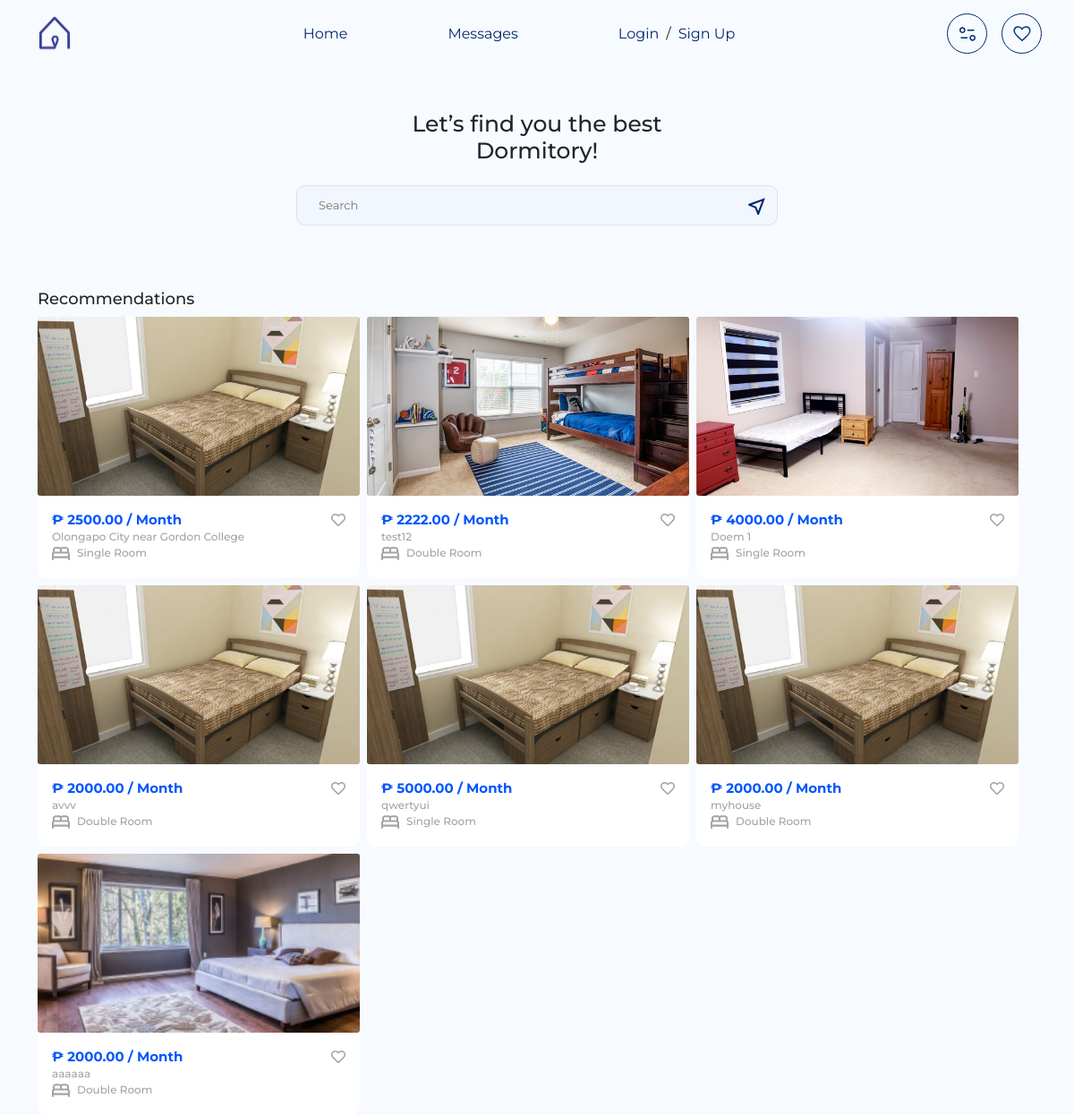
/, run on an earlier commit of the app's database.
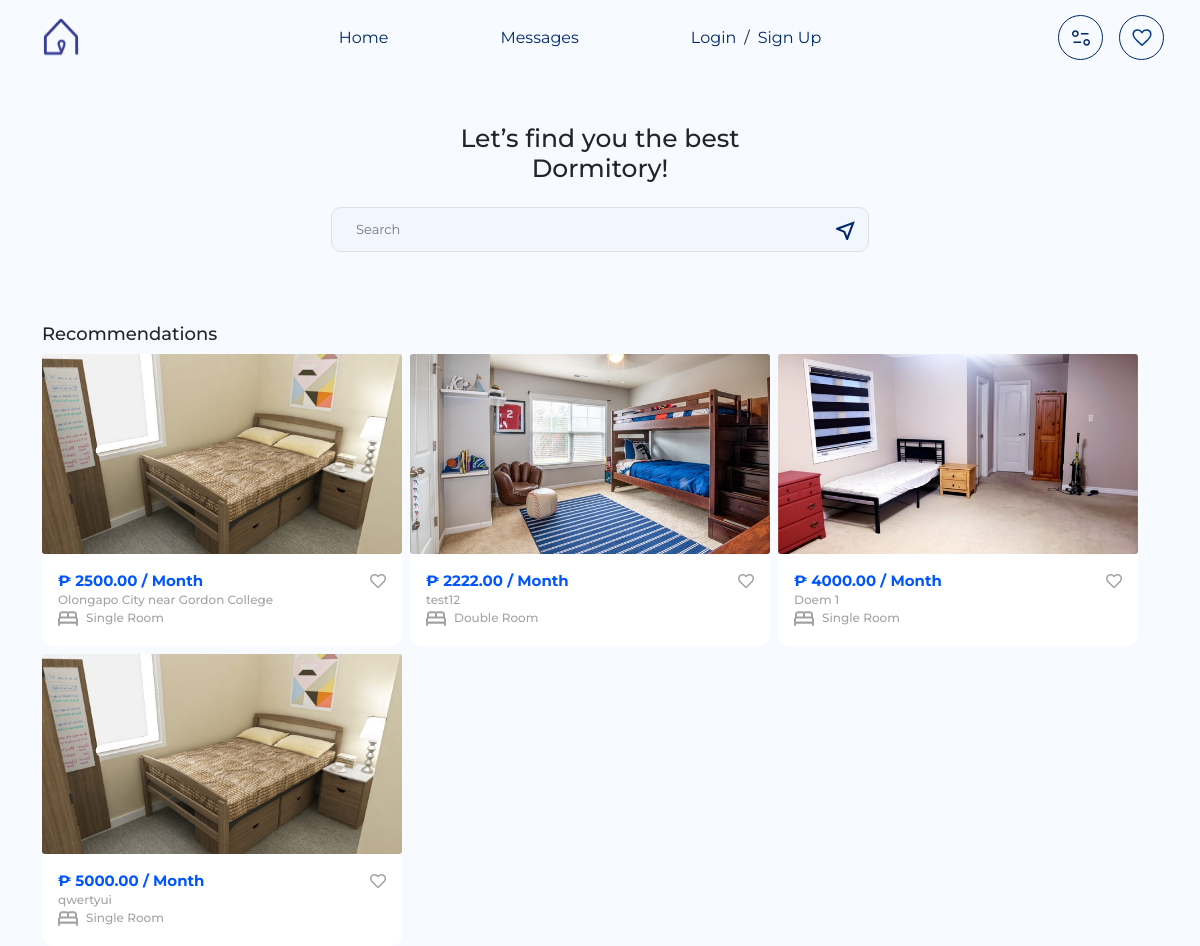
And on a later commit of the database.
### base/models.py (models this page shows, shortened)
class Dorm(models.Model):
    dromTypes=(
                ('Single Room','Single Room'),
                ('Double Room','Double Room'),
                ('Deluxe Room','Deluxe Room'),
                ('Apartment Style','Apartment Style')
                )
    placeTypes = (
        ('Single Room', 'Guests will have their own private space within a larger accommodation'),
        ('Shared Room', 'Guests will have their own private space within a larger accommodation'),
        ('Entire Place', 'Guests will have the whole place to themselves, offering privacy and freedom'),
    )
    name = models.CharField(max_length=255)
    type_of_dorm = models.CharField(max_length=255, choices=dromTypes)
    place_type = models.CharField(max_length=50, choices=placeTypes, help_text="What type of place will guests have?" ,null=True)
    area = models.DecimalField(max_digits=10, decimal_places=2, help_text="Area in square feet",null=True)
    bathroom = models.CharField(max_length=10, default=0)
    guest = models.CharField(max_length=10, default=0)
    bed = models.CharField(max_length=10, default=0)
    bedroom = models.CharField(max_length=10, default=0)
    study_area = models.CharField(max_length=10, default=0)
    description=models.TextField(null=True)
    availability_status = models.BooleanField(default=False)
    reviews_count = models.PositiveIntegerField(default=0)
    reviews_avg_rating = models.DecimalField(max_digits=3, decimal_places=2, default=0.0)
    amenities = models.ManyToManyField(Amenity, blank=True, related_name='dorms')
    accessibility_features = models.ManyToManyField(AccessibilityFeature, blank=True, related_name='dorms')
    owner = models.ForeignKey(User, on_delete=models.CASCADE, related_name='owned_dorms')
    published = models.BooleanField(default=False)  # Field to mark if the dorm is published

class DormImage(models.Model):
    dorm = models.ForeignKey(Dorm, related_name="images", on_delete=models.CASCADE)
    image = models.ImageField(upload_to='dorm_images/')

class RentalCost(models.Model):
    dorm = models.OneToOneField(Dorm, on_delete=models.CASCADE)
    rent = models.DecimalField(max_digits=10, decimal_places=2)
    deposit = models.DecimalField(max_digits=10, decimal_places=2,null=True)
    utilities = models.DecimalField(max_digits=10, decimal_places=2,null=True)

### base/views.py (the view)
# urls.py: path('',home,name='home'),
def home(request):
    dorms = Dorm.objects.all()
    user_favorites = request.user.favoritedorm_set.all() if request.user.is_authenticated else []
    user_favorites_ids = user_favorites.values_list('dorm', flat=True) if request.user.is_authenticated else []
    return render(request, 'index.html', {'dorms': dorms,'user_favorites':user_favorites,'user_favorites_ids':user_favorites_ids})

### base/templates/index.html (shortened to what this page needs)
{% extends "base.html" %}
{% load static %}
{% block content %}
<div class="container main-wrapper">
    <section class="searchSection py-5 position-relative">
        <h1 class="fs25 fw500 col-xl-4 mx-auto text-center">
            Let’s find you the best Dormitory!
        </h1>
        <div class="position-relative searchBar wm100 my-4 d-flex align-items-center col-xl-6 mx-auto border-blue-dark border">
            <form action="{% url 'dorm_search' %}" method="get" class="w-100 d-flex" autocomplete="off">
                <input type="text" id="search-input" name="query" class="w-100 border-0 fs13 fw300 px-4" placeholder="Search" role="search">
                <button type="submit" class="btn">
                    <img src="{% static 'assets/media/Logo/near_me.svg' %}" alt="Search" role="search">
                </button>
            </form>
        </div>
    </section>
    <section class="recommendations">
        <h2 class="fs18 fw500">Recommendations</h2>
        <div class="Dromcards d-flex justify-content-xl-start justify-content-center gap-2 flex-xl-wrap flex-wrap">
            {% for dorm in dorms %}
            <div class="card border-0 col-xl-4 wm100">
                <a href="{% url 'dorm_detail' dorm.id %}">
                    <div class="card-img w-100">
                        {% if dorm.images.all %}
                        <img class="w-100" src="{{ dorm.images.first.image.url }}" alt="">
                        {% else %}
                        <img class="w-100" src="{% static 'assets/media/default-dorm-image.png' %}" alt="Dorm Image">
                        {% endif %}
                    </div>
                    <div class="card-body">
                        <div class="d-flex justify-content-between">
                            <div class="roomPrice fs15 fw-bold font-color-0055FF">
                                ₱ {{ dorm.rentalcost.rent }} / Month
                            </div>
                            <div>
                                {% if request.user.is_authenticated %}
                                {% if dorm.id in user_favorites_ids %}
                                    <a href="{% url 'remove_from_favorites' dorm.id %}">
                                        <i class="fas fa-heart text-danger"></i>
                                    </a>
                                {% else %}
                                    <a href="{% url 'add_to_favorites' dorm.id %}">
                                        <i class="far fa-heart font-color-gray-light"></i>
                                    </a>
                                {% endif %}
                            {% else %}
                                <i class="far fa-heart font-color-gray-light"></i>
                            {% endif %}
                            </div>
                        </div>
                        <p class="fs12 fw500 font-color-gray-light p-0 m-0">{{ dorm.name }}</p>
                        <div class="d-flex gap-2 align-items-center">
                            <div class="bed-icon">
                                <img src="{% static 'assets/media/Logo/bed.svg' %}" alt="">
                            </div>
                            <div class="fs12 fw500 font-color-gray-light">
                                {{ dorm.type_of_dorm }}
                            </div>
                        </div>
                    </div>
                </a>
            </div>
            {% endfor %}
        </div>
    </section>
</div>
{% endblock content %}

### base/templates/base.html (shortened to what this page needs)
{% load static %}
<!DOCTYPE html>
<html lang="en">
<head>
    <link rel="stylesheet" href="https://cdnjs.cloudflare.com/ajax/libs/twitter-bootstrap/5.1.0/css/bootstrap.min.css">
    <link rel="stylesheet" href="https://cdnjs.cloudflare.com/ajax/libs/font-awesome/5.15.4/css/all.min.css">
    <link rel="stylesheet" href="{% static 'assets/css/style.css' %}">
</head>
<body>
    <header>
        <nav class="navbar navbar-expand-lg bg-body-tertiary px-xl-4">
            <div class="container-fluid">
                <a class="navbar-brand" href="{% url "home" %}"><img src="{% static 'assets/media/Logo/dormhunt-blue-bg-white_2-removebg-preview 1.svg' %}" alt=""></a>
                <div class="collapse navbar-collapse " id="navbarTogglerDemo03">
                    <ul class="navbar-nav gap-xl-5 mx-auto mb-2 mb-lg-0">
                        <li class="nav-item mx-xl-4">
                            <a class="nav-link active" aria-current="page" href="{% url "home" %}">Home</a>
                        </li>
                        <li class="nav-item mx-xl-4">
                            <a class="nav-link" href="{% url "messages" %}">Messages</a>
                        </li>
                        <li class="nav-item mx-xl-4">
                            {% if request.user.is_authenticated %}
                            <a class="nav-link " href="{% url "profile" %}">Profile</a>
                            {% else %}
                            <div class='d-flex align-items-center'>
                                <a class="nav-link " href="{% url "login" %}">Login</a>/
                                <a class="nav-link " href="{% url "role_selection" %}">Sign Up</a>
                            </div>
                            {% endif %}
                        </li>
                    </ul>
                    <div class="d-flex gap-3">
                        <a href='{% url "dorm_filter" %}'>
                            <button class="btn navBTN">
                                <div>
                                    <img src="{% static 'assets/media/Logo/page_info.svg' %}" alt="">
                                </div>
                            </button>
                        </a>
                        <a href='{% url "fav" %}'>
                        <button class="btn navBTN">
                            <div>
                                <img src="{% static 'assets/media/Logo/favorite.svg' %}" alt="">
                            </div>
                        </button>
                    </a>
                    </div>
                </div>
            </div>
        </nav>
    </header>
    {% block content %}
    {% endblock content %}
</body>
</html>

### static/assets/css/style.css (style rules this page uses)
:root { --fontFamily: "Montserrat", sans-serif; --fontColor-000000: #000000; --accent-color: #0035A7; --Col-00296B: #00296B; --Col-0055FF: #0055FF; --Col-003F88: #003F88; --Col-4CAF50: #4CAF50; --fontColor3-A3A3A3: #A3A3A3; --fontColor4-252525: #252525; }
* { font-family: var(--fontFamily); }
body { background-color: #F7FAFF; }
.font-color-gray-light { color: var(--fontColor3-A3A3A3); }
.font-color-0055FF { color: var(--Col-0055FF); }
p { color: var(--fontColor3-A3A3A3); }
.border-blue-dark { border-color: var(--Col-00296B); }
.fw500 { font-weight: 500; }
.fs12 { font-size: 12px; }
.fs13 { font-size: 13px; }
.fs15 { font-size: 15px; }
.fs18 { font-size: 18px; }
.fs25 { font-size: 25px; }
p { line-height: 12.19px; }
a { color: inherit; text-decoration: none; }
.searchBar { border: 1px solid var(--Col-00296B); height: 45px; border-radius: 10px; overflow: hidden; width: 538px; background-color: #F2F7FF; }
.searchBar input { outline: none; background-color: transparent; }
.navBTN { width: 45px; height: 45px; border-radius: 20vw; border: 0.5px solid var(--Col-00296B); display: flex; justify-content: center; align-items: center; }
.nav-link { color: var(--Col-00296B); }
.Dromcards .card { width: 360px; border-bottom-left-radius: 10px; border-bottom-right-radius: 10px; }
.Dromcards .card-img { height: 200px; overflow: hidden; }
.Dromcards .card-img img { object-fit: cover; object-position: center; height: 100%; }
ul, li { list-style: none !important; }

What changed in the data, as far as the page shows it:
removed Dorm: images.first.image (picture), rentalcost.rent "2000.00", name "avvv", type_of_dorm "Double Room"
removed Dorm: images.first.image (picture), rentalcost.rent "2000.00", name "myhouse", type_of_dorm "Double Room"
removed Dorm: images.first.image (picture), rentalcost.rent "2000.00", name "aaaaaa", type_of_dorm "Double Room"
